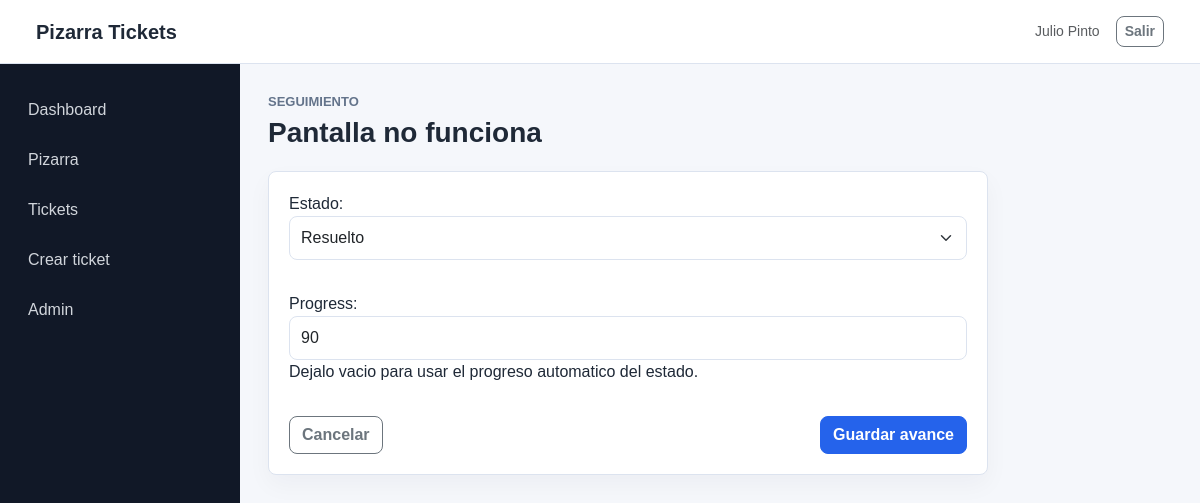
The page /tickets/2/trabajo/ (signed in) on the database its author committed.
### tickets/models.py (models this page shows, shortened)
class Ticket(models.Model):
    class Priority(models.TextChoices):
        LOW = 'low', 'Baja'
        MEDIUM = 'medium', 'Media'
        HIGH = 'high', 'Alta'
        URGENT = 'urgent', 'Urgente'
    class Status(models.TextChoices):
        PENDING = 'pending', 'Pendiente'
        ASSIGNED = 'assigned', 'Asignado'
        IN_PROGRESS = 'in_progress', 'En proceso'
        ON_HOLD = 'on_hold', 'En espera'
        RESOLVED = 'resolved', 'Resuelto'
        CLOSED = 'closed', 'Cerrado'
        CANCELED = 'canceled', 'Cancelado'
    AUTO_PROGRESS = {
        Status.PENDING: 0,
        Status.ASSIGNED: 20,
        Status.IN_PROGRESS: 50,
        Status.ON_HOLD: 60,
        Status.RESOLVED: 90,
        Status.CLOSED: 100,
        Status.CANCELED: 0,
    }
    title = models.CharField('titulo', max_length=180)
    description = models.TextField('descripcion')
    category = models.CharField('categoria', max_length=120)
    priority = models.CharField(
        'prioridad',
        max_length=20,
        choices=Priority.choices,
        default=Priority.MEDIUM,
    )
    status = models.CharField(
        'estado',
        max_length=20,
        choices=Status.choices,
        default=Status.PENDING,
    )
    progress = models.PositiveSmallIntegerField(
        'progreso',
        default=0,
        validators=[MinValueValidator(0), MaxValueValidator(100)],
    )
    created_by = models.ForeignKey(
        settings.AUTH_USER_MODEL,
        on_delete=models.PROTECT,
        related_name='created_tickets',
        verbose_name='creado por',
    )
    assigned_to = models.ForeignKey(
        settings.AUTH_USER_MODEL,
        on_delete=models.SET_NULL,
        related_name='assigned_tickets',
        verbose_name='asignado a',
        blank=True,
        null=True,
    )
    due_date = models.DateField('fecha limite', blank=True, null=True)
    resolved_at = models.DateTimeField('fecha de resolucion', blank=True, null=True)
    closed_at = models.DateTimeField('fecha de cierre', blank=True, null=True)
    is_active = models.BooleanField('activo', default=True)
    created_at = models.DateTimeField('fecha de creacion', auto_now_add=True)
    updated_at = models.DateTimeField('ultima actualizacion', auto_now=True)
    class Meta:
        ordering = ('-created_at',)
        verbose_name = 'ticket'
        verbose_name_plural = 'tickets'
    def get_absolute_url(self):
        return reverse('tickets:detail', kwargs={'pk': self.pk})

### tickets/views.py (the view, shortened to what this page needs)
# urls.py: path('<int:pk>/trabajo/', views.TicketWorkUpdateView.as_view(), name='work'),
class TicketWorkUpdateView(LoginRequiredMixin, UpdateView):
    model = Ticket
    form_class = TicketWorkForm
    template_name = 'tickets/ticket_work.html'
    def get_object(self, queryset=None):
        ticket = super().get_object(queryset)
        if not can_update_work(self.request.user, ticket):
            raise PermissionDenied
        return ticket

### tickets/forms.py
class TicketWorkForm(BootstrapFormMixin, forms.ModelForm):
    progress = forms.IntegerField(required=False, min_value=0, max_value=100)
    class Meta:
        model = Ticket
        fields = ('status', 'progress')
    def __init__(self, *args, **kwargs):
        super().__init__(*args, **kwargs)
        self._apply_bootstrap()
        self.fields['progress'].help_text = 'Dejalo vacio para usar el progreso automatico del estado.'

### tickets/forms.py (called while the page is built)
    def _apply_bootstrap(self):
        for field in self.fields.values():
            widget = field.widget
            css_class = 'form-select' if isinstance(widget, forms.Select) else 'form-control'
            if isinstance(widget, forms.CheckboxInput):
                css_class = 'form-check-input'
            widget.attrs['class'] = f"{widget.attrs.get('class', '')} {css_class}".strip()

### tickets/permissions.py (called while the page is built)
def get_role(user):
    if not user.is_authenticated:
        return None
    if user.is_superuser:
        return Profile.Role.ADMIN
    profile = getattr(user, 'profile', None)
    return profile.role if profile else Profile.Role.USER

def can_view_ticket(user, ticket):
    role = get_role(user)
    if role in {Profile.Role.SUPERVISOR, Profile.Role.ADMIN}:
        return True
    if role == Profile.Role.TECHNICIAN:
        return ticket.assigned_to_id == user.id
    return ticket.created_by_id == user.id

def can_update_work(user, ticket):
    role = get_role(user)
    return role in {Profile.Role.TECHNICIAN, Profile.Role.SUPERVISOR, Profile.Role.ADMIN} and can_view_ticket(user, ticket)

### templates/tickets/ticket_work.html (shortened to what this page needs)
{% extends 'base.html' %}
{% block content %}
<div class="page-header">
    <div>
        <p class="eyebrow">Seguimiento</p>
        <h1>{{ object.title }}</h1>
    </div>
</div>
<div class="panel narrow-panel">
    <form method="post" class="stack-form">
        {{ form.as_p }}
        <div class="form-actions">
            <a class="btn btn-outline-secondary" href="{{ object.get_absolute_url }}">Cancelar</a>
            <button class="btn btn-primary" type="submit">Guardar avance</button>
        </div>
    </form>
</div>
{% endblock %}

### templates/base.html (shortened to what this page needs)
{% load static %}
<!doctype html>
<html lang="es">
<head>
    <link href="https://cdn.jsdelivr.net/npm/bootstrap@5.3.3/dist/css/bootstrap.min.css" rel="stylesheet">
    <link rel="stylesheet" href="{% static 'css/app.css' %}">
</head>
<body>
{% if user.is_authenticated %}
    {% include 'partials/navbar.html' %}
{% endif %}
<main class="{% if user.is_authenticated %}app-shell{% else %}auth-shell{% endif %}">
    {% if user.is_authenticated %}
        {% include 'partials/sidebar.html' %}
    {% endif %}
    <section class="content-area">
        {% block content %}{% endblock %}
    </section>
</main>
</body>
</html>

### templates/partials/navbar.html (shortened to what this page needs)
<nav class="navbar navbar-expand-lg app-navbar">
    <div class="container-fluid">
        <a class="navbar-brand" href="{% url 'dashboard:index' %}">Pizarra Tickets</a>
        <div class="d-flex align-items-center gap-3">
            <span class="text-muted small">{{ user.get_full_name|default:user.username }}</span>
            <form method="post" action="{% url 'logout' %}">
                <button class="btn btn-outline-secondary btn-sm" type="submit">Salir</button>
            </form>
        </div>
    </div>
</nav>

### templates/partials/sidebar.html
<aside class="sidebar">
    <a href="{% url 'dashboard:index' %}">Dashboard</a>
    <a href="{% url 'dashboard:board' %}">Pizarra</a>
    <a href="{% url 'tickets:list' %}">Tickets</a>
    <a href="{% url 'tickets:create' %}">Crear ticket</a>
    {% if user.is_staff %}
        <a href="{% url 'admin:index' %}">Admin</a>
    {% endif %}
</aside>

### static/css/app.css (style rules this page uses)
:root { --bg: #f5f7fb; --panel: #ffffff; --line: #dce3ef; --text: #1f2937; --muted: #64748b; --primary: #2563eb; --primary-dark: #1d4ed8; }
body { background: var(--bg); color: var(--text); font-family: Arial, Helvetica, sans-serif; }
a { color: var(--primary); text-decoration: none; }
.btn { border-radius: 8px; font-weight: 700; }
.btn-primary { background: var(--primary); border-color: var(--primary); }
.form-control, .form-select, .login-panel input { border: 1px solid var(--line); border-radius: 8px; min-height: 42px; padding: 9px 11px; width: 100%; }
.app-navbar { background: var(--panel); border-bottom: 1px solid var(--line); min-height: 64px; padding: 0 24px; }
.navbar-brand { color: var(--text); font-weight: 700; }
.app-shell { display: grid; grid-template-columns: 240px 1fr; min-height: calc(100vh - 64px); }
.sidebar { background: #111827; padding: 24px 16px; }
.sidebar a { border-radius: 8px; color: #d1d5db; display: block; margin-bottom: 6px; padding: 10px 12px; text-decoration: none; }
.content-area { padding: 28px; }
.page-header, .panel-header, .form-actions, .button-row, .filters { align-items: center; display: flex; gap: 12px; justify-content: space-between; }
.page-header { margin-bottom: 22px; }
.page-header h1, .login-panel h1 { font-size: 28px; font-weight: 700; margin: 0; }
.eyebrow { color: var(--muted); font-size: 13px; font-weight: 700; letter-spacing: 0; margin: 0 0 4px; text-transform: uppercase; }
.panel, .login-panel, .stat-card { background: var(--panel); border: 1px solid var(--line); border-radius: 8px; box-shadow: 0 10px 24px rgba(15, 23, 42, 0.04); }
.panel { margin-bottom: 20px; padding: 20px; }
.narrow-panel, .login-panel { max-width: 720px; }
.stack-form { display: grid; gap: 16px; }

### rows shown on the page
Ticket: title "Pantalla no funciona", status "Resuelto", progress "90"

### other values the page prints
{{ user.get_full_name|default:user.username }} "Julio Pinto"
